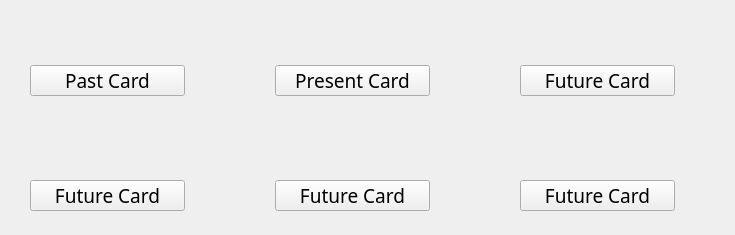
<?xml version="1.0" encoding="UTF-8"?>
<ui version="4.0">
 <class>Form</class>
 <widget class="QWidget" name="Form">
  <property name="geometry">
   <rect>
    <x>0</x>
    <y>0</y>
    <width>735</width>
    <height>235</height>
   </rect>
  </property>
  <property name="windowTitle">
   <string>Form</string>
  </property>
  <widget class="QPushButton" name="past_button">
   <property name="geometry">
    <rect>
     <x>30</x>
     <y>65</y>
     <width>155</width>
     <height>31</height>
    </rect>
   </property>
   <property name="font">
    <font>
     <family>Ebrima</family>
     <pointsize>14</pointsize>
    </font>
   </property>
   <property name="text">
    <string>Past Card</string>
   </property>
  </widget>
  <widget class="QPushButton" name="present_button">
   <property name="geometry">
    <rect>
     <x>275</x>
     <y>65</y>
     <width>155</width>
     <height>31</height>
    </rect>
   </property>
   <property name="font">
    <font>
     <family>Ebrima</family>
     <pointsize>14</pointsize>
    </font>
   </property>
   <property name="text">
    <string>Present Card</string>
   </property>
  </widget>
  <widget class="QPushButton" name="future_button">
   <property name="geometry">
    <rect>
     <x>520</x>
     <y>65</y>
     <width>155</width>
     <height>31</height>
    </rect>
   </property>
   <property name="font">
    <font>
     <family>Ebrima</family>
     <pointsize>14</pointsize>
     <bold>false</bold>
    </font>
   </property>
   <property name="text">
    <string>Future Card</string>
   </property>
  </widget>
  <widget class="QLabel" name="past_label">
   <property name="geometry">
    <rect>
     <x>30</x>
     <y>30</y>
     <width>155</width>
     <height>20</height>
    </rect>
   </property>
   <property name="font">
    <font>
     <pointsize>14</pointsize>
    </font>
   </property>
   <property name="text">
    <string/>
   </property>
  </widget>
  <widget class="QLabel" name="present_label">
   <property name="geometry">
    <rect>
     <x>275</x>
     <y>30</y>
     <width>155</width>
     <height>20</height>
    </rect>
   </property>
   <property name="font">
    <font>
     <pointsize>14</pointsize>
    </font>
   </property>
   <property name="text">
    <string/>
   </property>
  </widget>
  <widget class="QLabel" name="future_label">
   <property name="geometry">
    <rect>
     <x>520</x>
     <y>30</y>
     <width>155</width>
     <height>20</height>
    </rect>
   </property>
   <property name="font">
    <font>
     <pointsize>14</pointsize>
    </font>
   </property>
   <property name="text">
    <string/>
   </property>
  </widget>
  <widget class="QPushButton" name="future_key_btn">
   <property name="geometry">
    <rect>
     <x>520</x>
     <y>180</y>
     <width>155</width>
     <height>31</height>
    </rect>
   </property>
   <property name="font">
    <font>
     <family>Ebrima</family>
     <pointsize>14</pointsize>
     <bold>false</bold>
    </font>
   </property>
   <property name="text">
    <string>Future Card</string>
   </property>
  </widget>
  <widget class="QPushButton" name="present_key_btn">
   <property name="geometry">
    <rect>
     <x>275</x>
     <y>180</y>
     <width>155</width>
     <height>31</height>
    </rect>
   </property>
   <property name="font">
    <font>
     <family>Ebrima</family>
     <pointsize>14</pointsize>
     <bold>false</bold>
    </font>
   </property>
   <property name="text">
    <string>Future Card</string>
   </property>
  </widget>
  <widget class="QPushButton" name="past_key_btn">
   <property name="geometry">
    <rect>
     <x>30</x>
     <y>180</y>
     <width>155</width>
     <height>31</height>
    </rect>
   </property>
   <property name="font">
    <font>
     <family>Ebrima</family>
     <pointsize>14</pointsize>
     <bold>false</bold>
    </font>
   </property>
   <property name="text">
    <string>Future Card</string>
   </property>
  </widget>
  <widget class="QLabel" name="past_key">
   <property name="geometry">
    <rect>
     <x>30</x>
     <y>110</y>
     <width>141</width>
     <height>51</height>
    </rect>
   </property>
   <property name="font">
    <font>
     <pointsize>12</pointsize>
    </font>
   </property>
   <property name="text">
    <string/>
   </property>
  </widget>
  <widget class="QLabel" name="present_key">
   <property name="geometry">
    <rect>
     <x>275</x>
     <y>110</y>
     <width>141</width>
     <height>51</height>
    </rect>
   </property>
   <property name="font">
    <font>
     <pointsize>12</pointsize>
    </font>
   </property>
   <property name="text">
    <string/>
   </property>
  </widget>
  <widget class="QLabel" name="future_key">
   <property name="geometry">
    <rect>
     <x>520</x>
     <y>110</y>
     <width>141</width>
     <height>51</height>
    </rect>
   </property>
   <property name="font">
    <font>
     <pointsize>12</pointsize>
    </font>
   </property>
   <property name="text">
    <string/>
   </property>
  </widget>
 </widget>
 <resources/>
 <connections/>
</ui>
